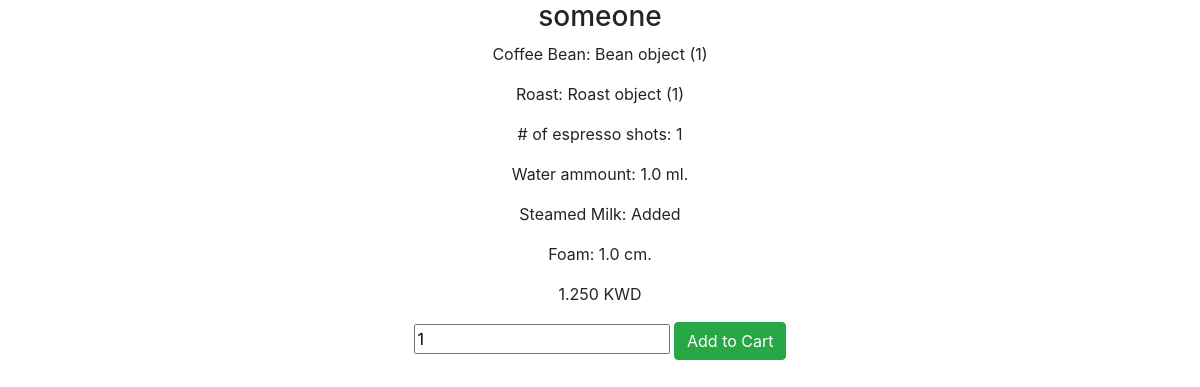
Screenshot of /coffee_detail/6/ (signed in) with the database file from the repository.
### mycoffee/models.py (models this page shows, shortened)
class Coffee(models.Model):
	user = models.ForeignKey(User)
	name = models.CharField(max_length=120)
	espresso_shots = models.PositiveIntegerField(default=1)
	bean = models.ForeignKey(Bean)
	roast = models.ForeignKey(Roast)
	syrups = models.ManyToManyField(Syrup, blank=True)
	powders = models.ManyToManyField(Powder, blank=True)
	water = models.FloatField()
	steamed_milk = models.BooleanField(default=False)
	foam = models.FloatField()
	extra_instructions = models.TextField(null=True, blank=True)
	price = models.DecimalField(max_digits=6, decimal_places=3, null=True)

class Bean(models.Model):
	name = models.CharField(max_length=200)
	price = models.DecimalField(max_digits=5, decimal_places=3)

class Roast(models.Model):
	name = models.CharField(max_length=200)
	price = models.DecimalField(max_digits=5, decimal_places=3)

### mycoffee/views.py (the view)
# urls.py: url(r'^coffee_detail/(?P<coffee_id>[0-9]+)/$', views.coffee_detail, name="coffee_detail"),
def coffee_detail(request, coffee_id):
	if not request.user.is_authenticated():
		return redirect("mycoffee:login")
	coffee = Coffee.objects.get(id=coffee_id)
	if not (request.user == coffee.user or request.user.is_superuser or request.user.is_staff):
		raise Http404
	return render(request, 'coffee_detail.html', {'coffee': coffee})

### mycoffee/templates/coffee_detail.html (shortened to what this page needs)
{% extends "base.html" %}
{% block content %}
<div class="row">
<div class="col-sm-12">
    <div class="thumbnail text-center">
        <div class="caption">
            <h3>{{coffee.name}}</h3>
            <p>Coffee Bean: {{coffee.bean}}</p>
            <p>Roast: {{coffee.roast}}</p>
            <p># of espresso shots: {{coffee.espresso_shots}}</p>
            <p>Water ammount: {{coffee.water}} ml.</p>
            <p>Steamed Milk: {% if coffee.steamed_milk %}Added {% else %}No Milk {% endif %}</p>
            <p>Foam: {{coffee.foam}} cm.</p>
            <p>{{coffee.price}} KWD</p>
            <p>
                <form action="{% url 'cart:mycart' %}" method="GET">
                  <input type="number" class="item-qty" name="qty" value="1"/>
                  <input type="submit" class="btn btn-success" value="Add to Cart"/>
                </form>
            </p>
        </div>
    </div>
</div>
</div>
{% endblock content %}

### rows the page displays
Coffee: name "someone", bean "Bean object (1)", roast "Roast object (1)", espresso_shots "1", water "1.0", foam "1.0", price "1.250"
